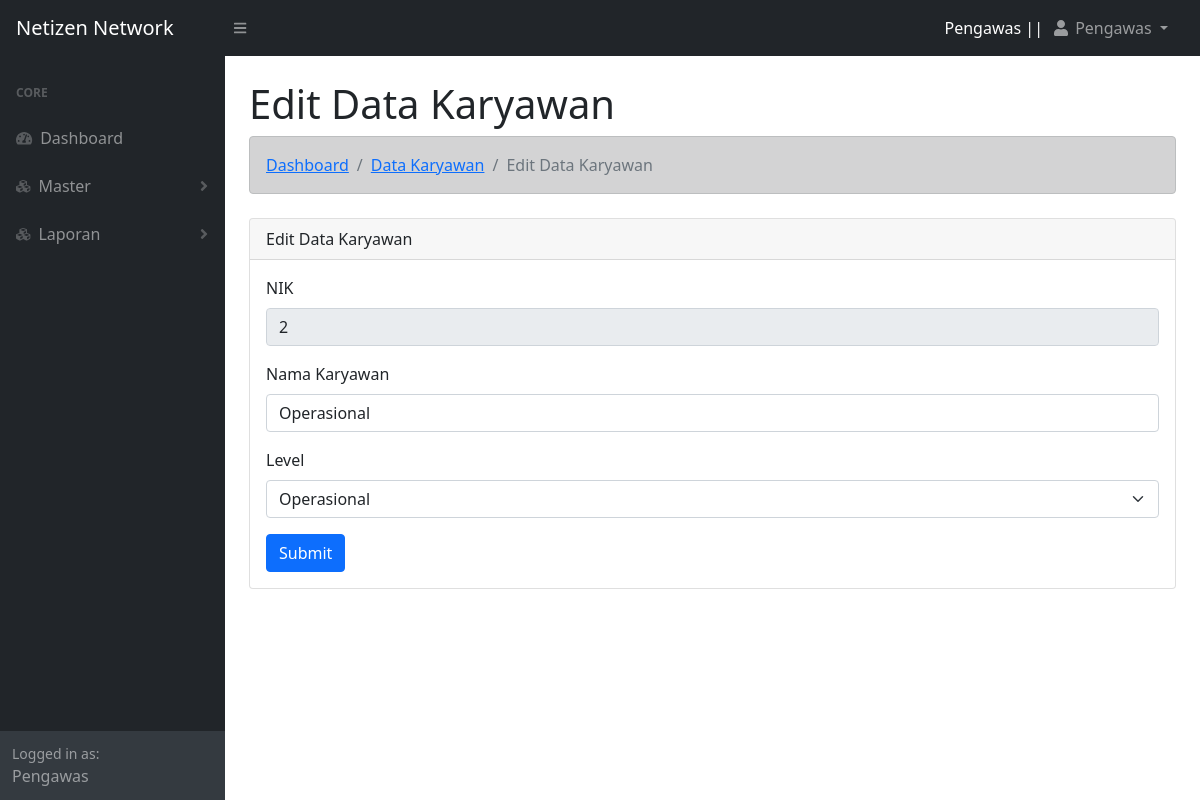
/operasional/edit_karyawan.php?nik=2 (signed in), run on the app's committed database.
### tables this page shows
CREATE TABLE `tbl_karyawan` (
  `id_karyawan` int(11) NOT NULL,
  `nik` varchar(15) NOT NULL,
  `nama_karyawan` varchar(50) NOT NULL,
  `jenis_kelamin` varchar(10) NOT NULL,
  `alamat` text NOT NULL
);

CREATE TABLE `tbl_user` (
  `id_user` int(11) NOT NULL,
  `nik` varchar(15) NOT NULL,
  `username` varchar(30) NOT NULL,
  `password` varchar(30) NOT NULL,
  `level` varchar(15) NOT NULL
);

### functions.php (called while the page is built, shortened)
<?php
$koneksi = mysqli_connect("localhost","root","","webmanagement");
function query($query){
    global $koneksi;
    $result = mysqli_query($koneksi, $query);
    $rows = [];
    while ($row = mysqli_fetch_assoc($result)){
        $rows[] = $row;
    }
    return $rows;
}
?>

### operasional/edit_karyawan.php (the view, shortened to what this page needs)
<?php
    $nik = $_SESSION["nik"];
    require '../functions.php';
    $karyawan = query("SELECT * from tbl_karyawan inner join tbl_user on tbl_karyawan.nik = tbl_user.nik where tbl_karyawan.nik = '$_GET[nik]'")[0];
?>
<!DOCTYPE html>
<html lang="en">
<head>
    <?php include "view/head.php";?>
</head>
<body class="sb-nav-fixed">
    <?php
        include "view/navbar.php";
        include "view/sidebar.php";
    ?>
    <div id="layoutSidenav_content">
        <main>
            <div class="container-fluid px-4">
                <h1 class="mt-4">Edit Data Karyawan</h1>
                <ol class="breadcrumb alert alert-dark mb-4">
                    <li class="breadcrumb-item"><a href="index.php"> Dashboard </a></li>
                    <li class="breadcrumb-item"><a href="data_karyawan.php"> Data Karyawan </a></li>
                    <li class="breadcrumb-item active"> Edit Data Karyawan</li>
                </ol>
                <div class="row">
                    <div class="col">
                        <div class="card mb-4">
                            <div class="card-header">
                                Edit Data Karyawan
                            </div>
                            <div class="card-body">
                                <form action="" method="POST">
                                    <div class="mb-3">
                                        <label class="form-label" for="">NIK</label>
                                        <input type="text" class="form-control" name="nik" value="<?=$karyawan["nik"];?>" readonly>
                                    </div>
                                    <div class="mb-3">
                                        <label class="form-label" for="">Nama Karyawan</label>
                                        <input type="text" class="form-control" name="nama_karyawan" value="<?=$karyawan["nama_karyawan"];?>">
                                    </div>
                                    <div class="mb-3">
                                        <label class="form-label" for="">Level</label>
                                        <select class="form-select" name="level" id="">
                                            <option value="<?= $karyawan["level"];?>"><?= $karyawan["level"];?> </option>
                                        </select>
                                    </div>
                                    <button class="btn btn-primary" type="submit" name="submit">Submit</button>
                                </form>
                            </div>
                        </div>
                    </div>
                </div>
            </div>
        </main>
    </div>
</body>
</html>

### operasional/view/navbar.php (shortened to what this page needs)
<?php
$user = query("SELECT * from tbl_karyawan inner join tbl_user on tbl_karyawan.nik = tbl_user.nik where tbl_karyawan.nik = '$nik'")[0];
?>
<nav class="sb-topnav navbar navbar-expand navbar-dark bg-dark">
    <a class="navbar-brand ps-3" href="index.html">Netizen Network</a>
    <button class="btn btn-link btn-sm order-1 order-lg-0 me-4 me-lg-0" id="sidebarToggle" href="#!"><i class="fas fa-bars"></i></button>
    <ul class="navbar-nav ms-auto ms-md-0 me-3 me-lg-4">
        <li class="nav-item pt-2 text-white"><?= $user["level"];?> || </li>
        <li class="nav-item dropdown">
            <a class="nav-link dropdown-toggle" id="navbarDropdown" href="#" role="button" data-bs-toggle="dropdown" aria-expanded="false"><i class="fas fa-user fa-fw"></i> <?= $user["nama_karyawan"];?> </a>
        </li>
    </ul>
</nav>

### data on the page
tbl_karyawan: tbl_user.level "Pengawas", nama_karyawan "Pengawas"
tbl_karyawan: nik "2", nama_karyawan "Operasional", level "Operasional"

### other printed values
$level "Pengawas"
